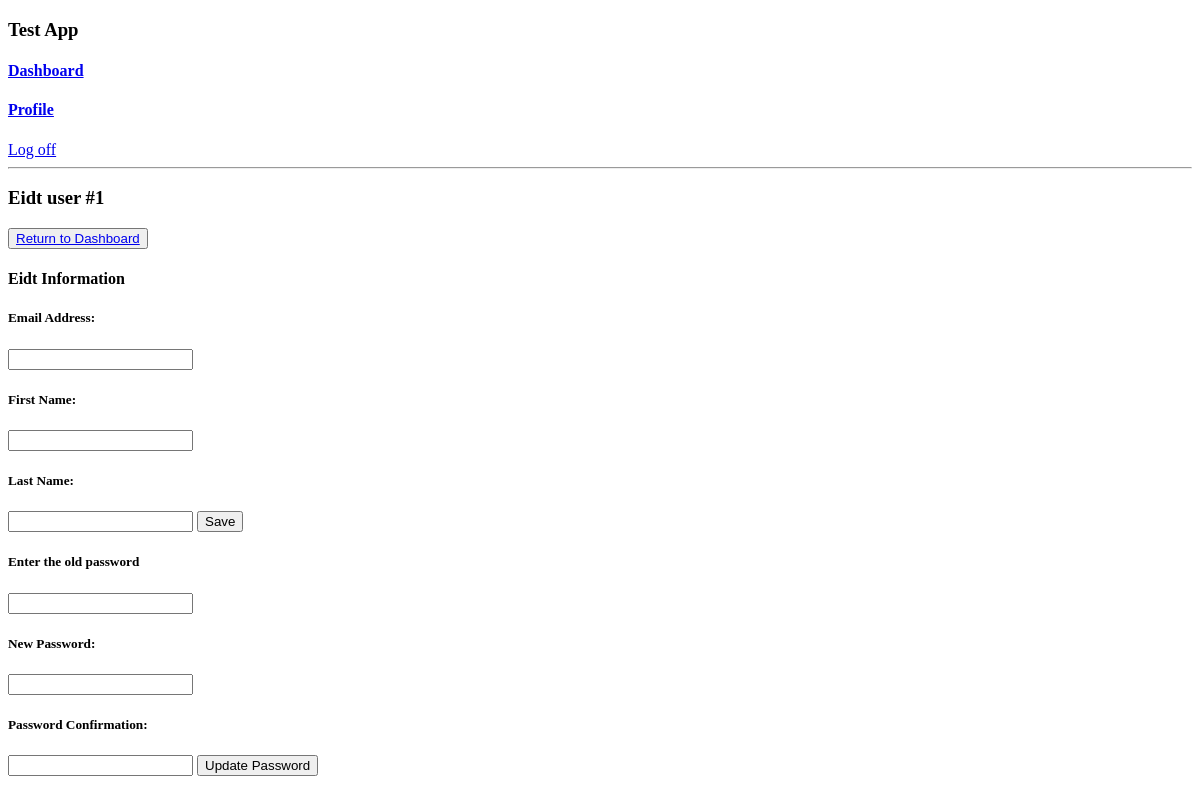
Before: /edituser/1 (signed in) with the older database file.
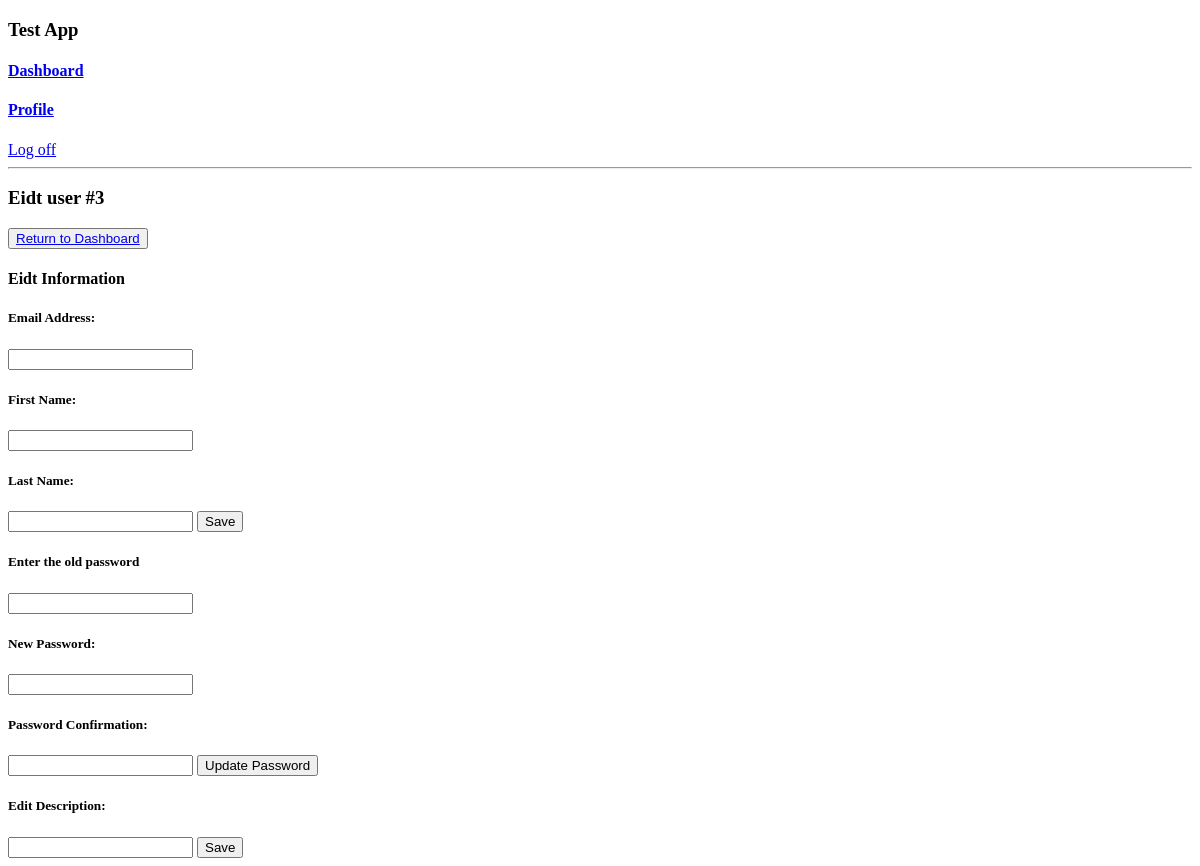
After: the same page with the newer database file.
### user/models.py (models this page shows)
class User (models.Model):
    first_name = models.CharField(max_length=255)
    last_name = models.CharField(max_length=255)
    email = models.CharField(max_length=255)
    password = models.CharField(max_length=255)
    description = models.CharField(max_length=255)
    userlevel = models.CharField(max_length=45)
    created_at = models.DateTimeField(auto_now_add=True)
    updated_at = models.DateTimeField(auto_now_add=True)
    objects = UserManager()

### user/views.py (the view)
# urls.py: path('edituser/<int:user_id>',views.edituserpage),
def edituserpage(request, user_id):
    loginuser = User.objects.get(id = request.session['user_id'])
    if loginuser.userlevel == 'Normal':
        context = {
            'user': loginuser
        }
    else:
        user = User.objects.get(id = user_id)
        context = {
            'user':user,
            'loginuser':loginuser
        }
    return render (request, 'editprofile.html', context)

### user/templates/editprofile.html (shortened to what this page needs)
<!DOCTYPE html>
<html lang="en">
<head>
</head>
<body>
    <header>
        <h3>Test App</h3>
        <h4><a href="/success">Dashboard</a></h4>
        <h4><a href="/editprofile">Profile</a></h4>
        <a href="/logout">Log off</a>
        <hr>
    </header>
    <div>
        <h3>Eidt user #{{user.id}}</h3>
        <button><a href="/success">Return to Dashboard</a></button>
    </div>
    <div>
        <form action="/update/{{user.id}}" method="POST">
            <h4>Eidt Information</h4>
            <h5>Email Address:</h5>
            <input type="text" name="email">
            <h5>First Name:</h5>
            <input type="text" name="first_name">
            <h5>Last Name:</h5>
            <input type="text" name="last_name">
            <button>Save</button>
        </form>
    </div>
    <div>
        <form action="/editpassword" method="POST">
            <h5>Enter the old password</h5>
            <input type="text" name="oldpassword">
            <h5>New Password:</h5>
            <input type="text" name="password">
            <h5>Password Confirmation:</h5>
            <input type="text" name="password_confirm">
            <button>Update Password</button>
        </form>
    </div>
    {% if user.userlevel == 'Normal' %}
    <div>
        <form action="/editdesc" method="POST">
            <h5>Edit Description:</h5>
            <input type="text" name="desc">
            <button>Save</button>
        </form>
    </div>
    {% endif %}
</body>
</html>

Changed rows visible on the page:
no longer on this page (row edited): User: id "1"
now on this page (row edited): User: id "3"
changed User: userlevel empty → "Normal" (drawn)
Other visible differences:
text now shown: "Edit Description: Save"
